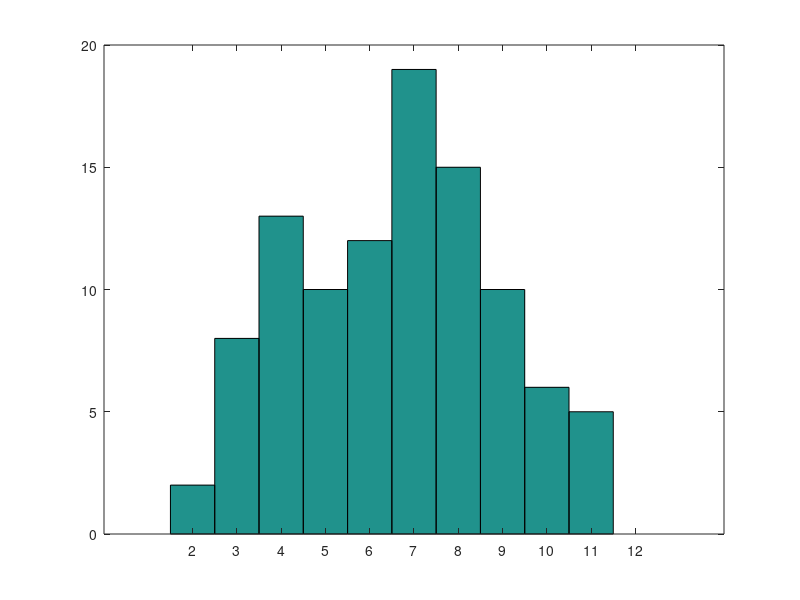

MATLAB code for this plot:
f = 6;     % number of faces of 1 die
d = 2;    % number of dice
t = 100;  % number of throws


DieRoll = @(x) floor(f*rand(1,1))+1;
OneThrow = @(x) sum(arrayfun (DieRoll,1:d));

bins = [d:d*f];
hist(arrayfun (OneThrow,1:t),bins);

